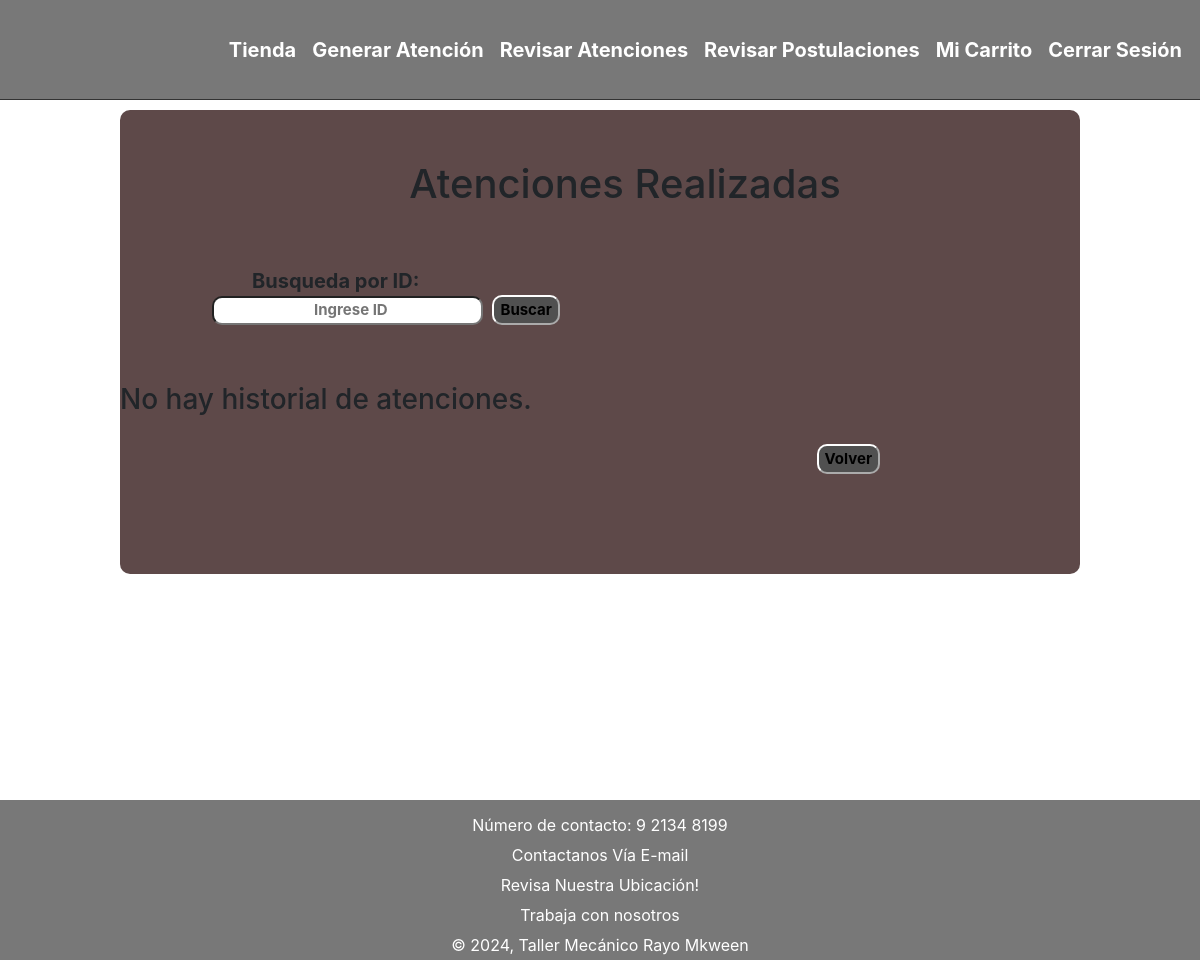
The app's page /rev-atenciones/, older data.
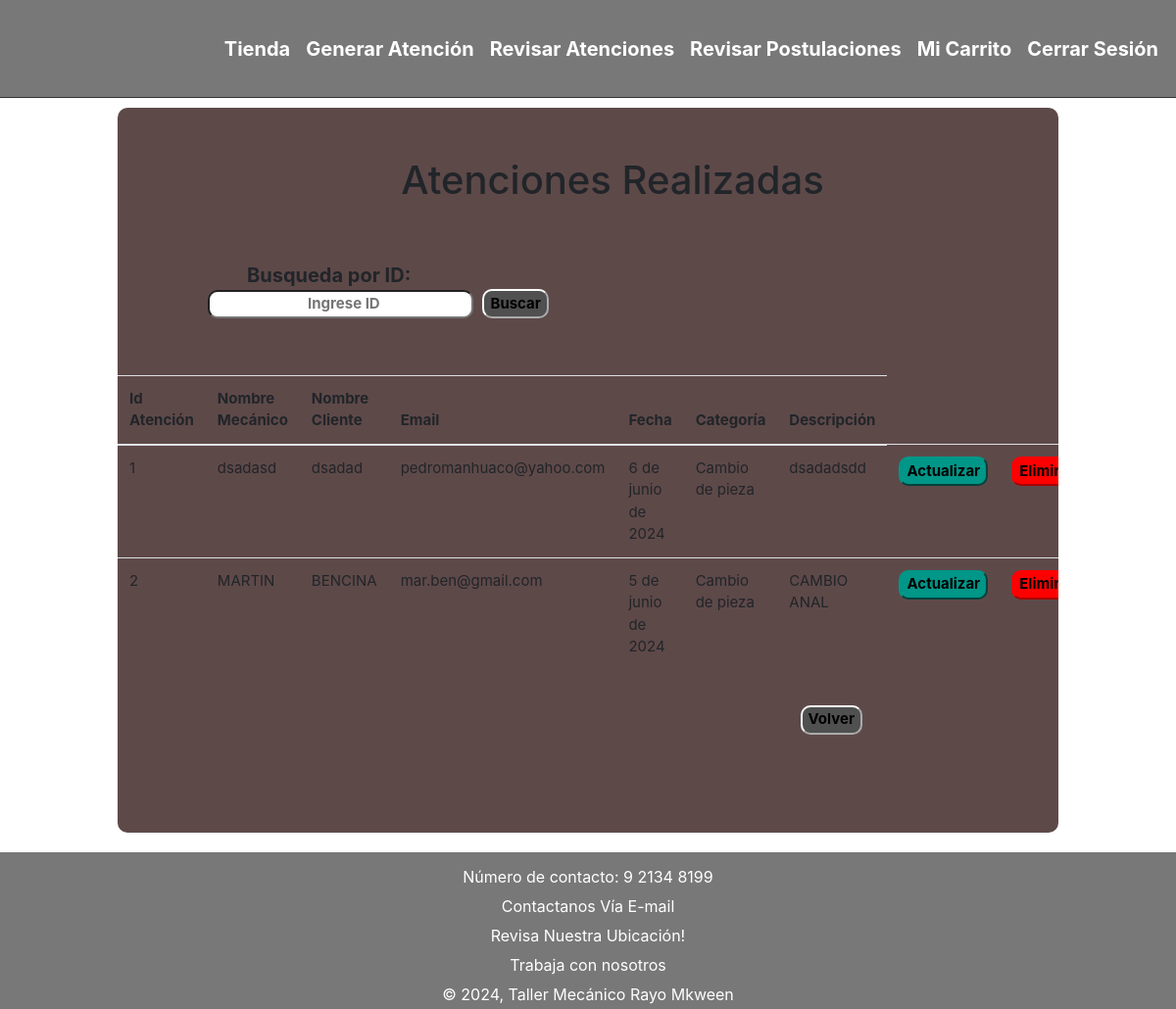
The same page, newer data.
### app/models.py (models this page shows, shortened)
class atencion(models.Model):
    id_atencion = models.AutoField(db_column='id_atencion', primary_key=True)
    nom_mecanico = models.CharField(max_length=50)
    nom_cliente = models.CharField(max_length=50)
    email = models.EmailField(max_length=100, blank=True, null=False)
    fecha_atencion = models.DateField()
    categoria = models.IntegerField(choices=categoria_opc, default=0)
    descripcion = models.TextField()

### app/views.py (the view)
# urls.py: path('rev-atenciones/', views.rev_atenciones, name="rev_atenciones"),
def rev_atenciones(request):
    atenciones = atencion.objects.all()
    return render(request,'app/rev-atenciones.html',{'atenciones' :atenciones})

### app/templates/app/rev-atenciones.html
{% extends "app/base.html" %}
{% load static %}
{% block css %}
<link rel="stylesheet" href="https://stackpath.bootstrapcdn.com/bootstrap/4.5.2/css/bootstrap.min.css">
<link rel="stylesheet" href="{% static 'app/css/rev-atenciones/styles.css' %}">
{% endblock %}
{% block contenido %}
<div class="bloque">
    <div class="atencion">
        <h1 class="text-center">Atenciones Realizadas</h1>
        <label id="id-search"> Busqueda por ID:
            <input id="id-search"  type="number" placeholder="Ingrese ID" minlength="4"></label>
        <button class="button-tabla-atenciones" id="search-button"> Buscar </button>
        <div class="tabla_atencion">
            <div class="tabla table-responsive">
                {% if atenciones %}
                <table class="table table-border">
                    <thead>
                        <tr>
                            <th scope="col">Id Atención</th>
                            <th scope="col">Nombre Mecánico</th>
                            <th scope="col">Nombre Cliente</th>
                            <th scope="col">Email</th>
                            <th scope="col">Fecha</th>
                            <th scope="col">Categoría</th>
                            <th scope="col">Descripción</th>
                        </tr>
                    </thead>
                    <tbody>
                        {% for x in atenciones %}
                        <tr>
                            <td>{{ x.id_atencion }}</td>
                            <td>{{ x.nom_mecanico }}</td>
                            <td>{{ x.nom_cliente }}</td>
                            <td>{{ x.email }}</td>
                            <td>{{ x.fecha_atencion }}</td>
                            <td>{{ x.get_categoria_display }}</td>
                            <td>{{ x.descripcion }}</td>
                            <td><a href="{% url 'actualizaratencion' x.id_atencion %}"><button class="button-tabla-atenciones" id="green"> Actualizar </button></a></td>
                            <td><a href="{% url 'eliminaratencion' x.id_atencion %}"><button class="button-tabla-atenciones" id="red"> Eliminar </button></a></td>
                        </tr>
                        {% endfor %}
                    </tbody>
                </table>
                {% else %}
                <h3>No hay historial de atenciones.</h3>
                {% endif %}
            </div>
        </div>
        <div class="boton">
            <a href="{% url 'main' %}"><button class="button-tabla-atenciones" id="gray"> Volver </button></a>
        </div>
    </div>
</div>
{% endblock %}

Row changes from the older to the newer data that the page shows:
added atencion: id_atencion "1", nom_mecanico "dsadasd", nom_cliente "dsadad", email "pedromanhuaco@yahoo.com", fecha_atencion "6 de junio de 2024", categoria "Cambio de pieza", descripcion "dsadadsdd"
added atencion: id_atencion "2", nom_mecanico "MARTIN", nom_cliente "BENCINA", email "mar.ben@gmail.com", fecha_atencion "5 de junio de 2024", categoria "Cambio de pieza", descripcion "CAMBIO ANAL"
Text that changed along with them:
text no longer shown: "No hay historial de atenciones."
text now shown: "Id Atención Nombre Mecánico Nombre Cliente Email Fecha Categoría Descripción"
